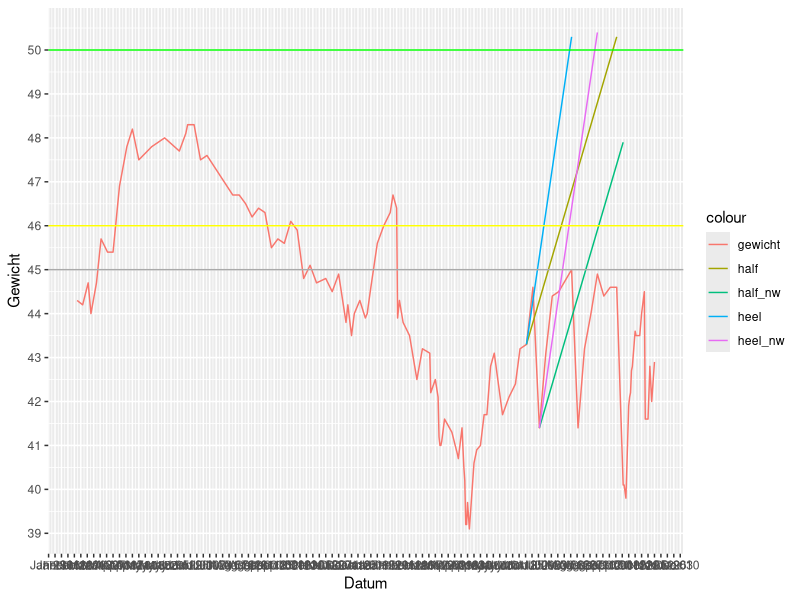

Reproduce this figure in R.
library("ggplot2")

setwd("C:/Users/Bob/Documents/coursera/data/belle")

belle <- read.csv("belle.csv")

belle$Datum <- as.Date(belle$Datum, "%m/%d/%Y")

g <- ggplot(belle, aes(Datum)) + 
    geom_line(aes(y = Gewicht , colour = "gewicht")) + 
    geom_line(aes(y = half, colour = "half")) +
    geom_line(aes(y = heel, colour = "heel")) + 
    geom_line(aes(y = half_nw, colour = "half_nw")) +
    geom_line(aes(y = heel_nw, colour = "heel_nw")) + 
    geom_hline(yintercept = 50, colour = "green") + 
    geom_hline(yintercept = 46, colour = "yellow") + 
    geom_hline(yintercept = 45, colour = "dark grey") + 
    scale_x_date(date_breaks = "1 week", date_labels = "%b %d") +
    scale_y_continuous(breaks=c(39,40,41,42,43,44,45,46,47,48,49,50))

print(g)

dev.copy(png, file = "belle.png", width=3600, height=600)  ## Copy my plot to a PNG file

dev.off()
